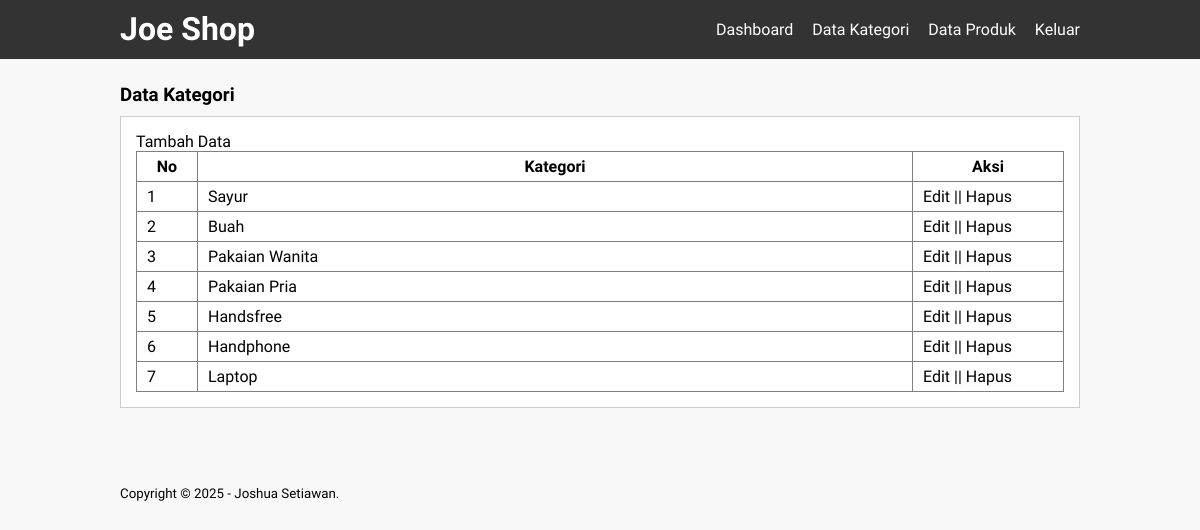
Page /data-kategori.php on the earlier database version.
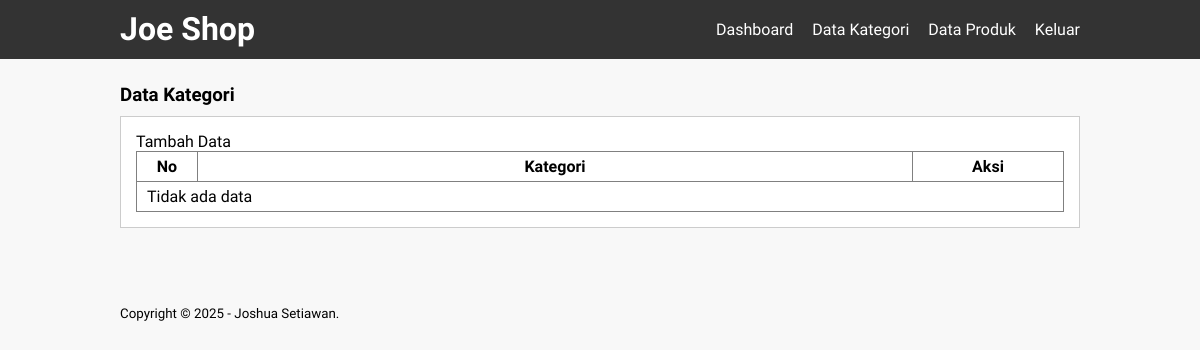
Same page on the later database version.
### tables this page shows
CREATE TABLE `tb_category` (
  `category_id` int(11) NOT NULL,
  `category_name` varchar(25) NOT NULL
);

### data-kategori.php (the view, shortened to what this page needs)
<?php
include 'db.php';
?>
<!DOCTYPE html>
<html>
<head>
	<link rel="stylesheet" type="text/css" href="css/style.css">
</head>
<body>
	<header>
		<div class="container">
			<h1><a href="dashboard.php">Joe Shop</a></h1>
			<ul>
				<li><a href="dashboard.php">Dashboard</a></li>
				<li><a href="data-kategori.php">Data Kategori</a></li>
				<li><a href="data-produk.php">Data Produk</a></li>
				<li><a href="keluar.php">Keluar</a></li>
			</ul>
		</div>
	</header>
	<div class="section">
		<div class="container">
			<h3>Data Kategori</h3>
			<div class="box">
				<p><a href="tambah-kategori.php">Tambah Data</a></p>
				<table border="1" cellspacing="0" class="table">
					<thead>
						<tr>
							<th width="60px">No</th>
							<th>Kategori</th>
							<th width="150px">Aksi</th>
						</tr>
					</thead>
					<tbody>
						<?php
							$no = 1;
							$kategori = mysqli_query($conn, "SELECT * FROM tb_category ORDER BY category_id DESC");
							if(mysqli_num_rows($kategori) > 0){
							while($row = mysqli_fetch_array($kategori)){
						?>
						<tr>
							<td><?php echo $no++ ?></td>
							<td><?php echo $row['category_name'] ?></td>
							<td>
								<a href="edit-kategori.php?id=<?php echo $row['category_id'] ?>">Edit</a> || <a href="proses-hapus.php?idk=<?php echo $row['category_id'] ?>" onclick="return confirm('Yakin ingin hapus ?')">Hapus</a>
							</td>
						</tr>
						<?php }}else{ ?>
							<tr>
								<td colspan="3">Tidak ada data</td>
							</tr>
						<?php } ?>
					</tbody>
				</table>
			</div>
		</div>
	</div>
	<footer>
		<div class="container">
			<small>Copyright &copy; 2025 - Joshua Setiawan.</small>
		</div>
	</footer>
</body>
</html>

Differences in the rows shown:
removed tb_category: category_name "Sayur"
removed tb_category: category_name "Buah"
removed tb_category: category_name "Pakaian Wanita"
removed tb_category: category_name "Pakaian Pria"
removed tb_category: category_name "Handsfree"
removed tb_category: category_name "Handphone"
removed tb_category: category_name "Laptop"
Other differences:
text now shown: "Tidak ada data"
